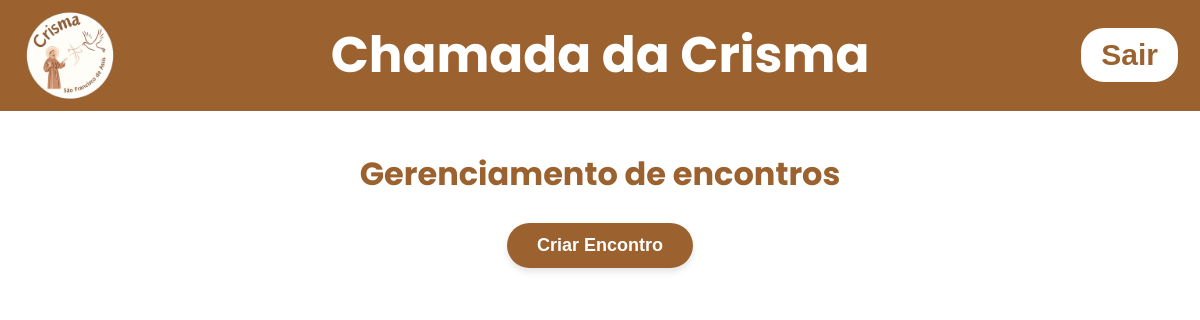
The page /listmeettings (signed in) on the database as committed earlier.
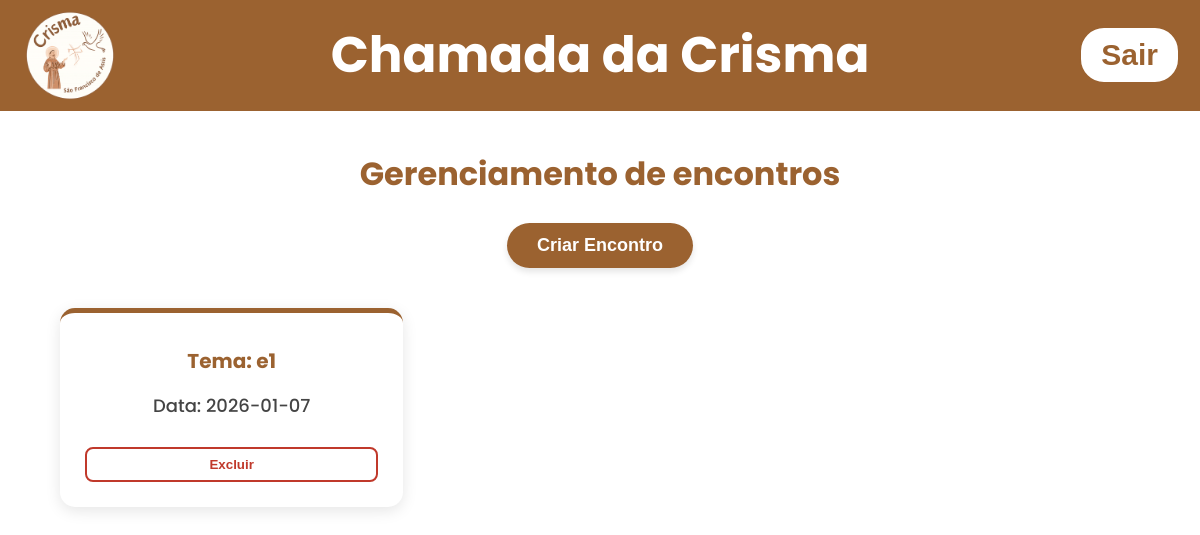
The same page on the database as committed later.
### tables this page shows
CREATE TABLE meetings (
    id INTEGER PRIMARY KEY AUTOINCREMENT,
    tema TEXT NOT NULL,
    meeting_date TEXT NOT NULL,
    created_at DATETIME DEFAULT CURRENT_TIMESTAMP
);

### app.py (the view)
@app.get("/listmeettings")
def list_meetings():
    if not 'admin' in session:
        return render_template('index.html')
    else:
        msg = request.args.get('msg')
        with get_conn() as conn:
            cur = conn.cursor()
            cur.execute("SELECT id, tema, meeting_date FROM meetings ORDER BY created_at")
            encontros = cur.fetchall()
        return render_template('managemeetings.html', encontros=encontros, msg=msg)

### app.py (called while the page is built)
def get_conn():
    conn = sqlite3.connect("data/dataBase.db")
    conn.row_factory = sqlite3.Row
    return conn

### templates/managemeetings.html (shortened to what this page needs)
<!DOCTYPE html>
<html lang="pt-br">
<head>
    <link
      rel="stylesheet"
      href="{{url_for('static', filename='css/styleconfigadmin.css')}}"
    />
    <link
      rel="stylesheet"
      href="{{url_for('static', filename='css/stylemanagemeetings.css')}}"
    />
</head>
<body>
    <header>
      <div class="header-left">
        <img
          src="{{url_for('static', filename='images/logocrismamaior.png')}}"
          alt="Logo da crisma"
          class="logo"
        />
        <h1 class="title-center" onclick="window.location.href='/homepage'" >Chamada da Crisma</h1>
      </div>
      <form action="{{url_for('logout_user')}}" method="post">
        <button class="button-logout">Sair</button>
      </form>
    </header>
    <main>
      <div class="container-principal">
         <h1>Gerenciamento de encontros</h1>
         <button onclick="OpenModalMeetings()">Criar Encontro</button>
         <div class="grid">
          {% for encontro in encontros%}
            <div class="meeting">
              <h2>Tema: {{ encontro.tema }}</h2>
              <h2>Data: {{ encontro.meeting_date}}</h2>
              <button onclick="OpenModalEditMeeting({{encontro.id}})">Excluir</button>
            </div>
          {%endfor%}
          </div>
      </div>
    </main>
</body>
</html>

Rows that differ between the two databases and show on the page:
added meetings: tema "e1", meeting_date "2026-01-07"
